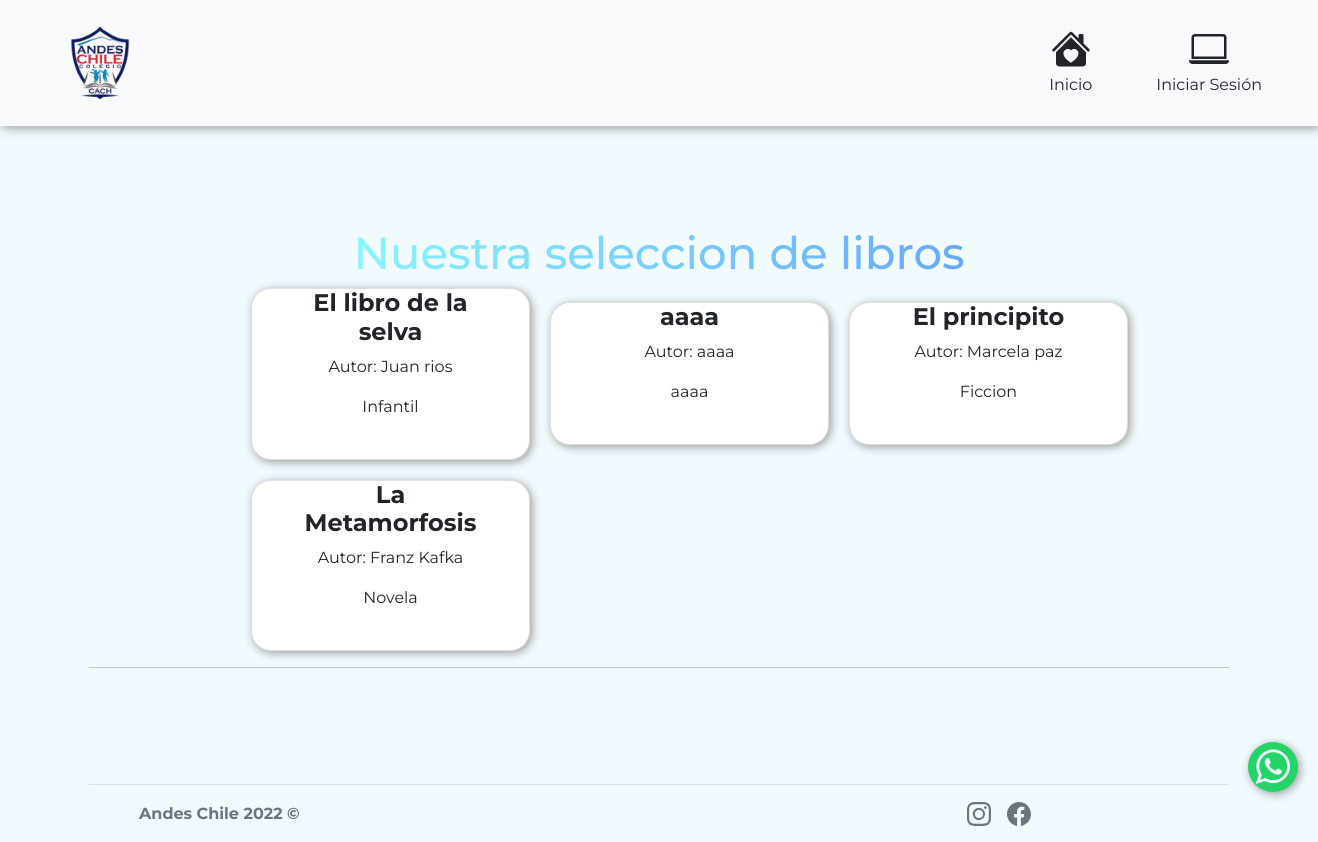
The page /biblioteca/ on the database as committed earlier.
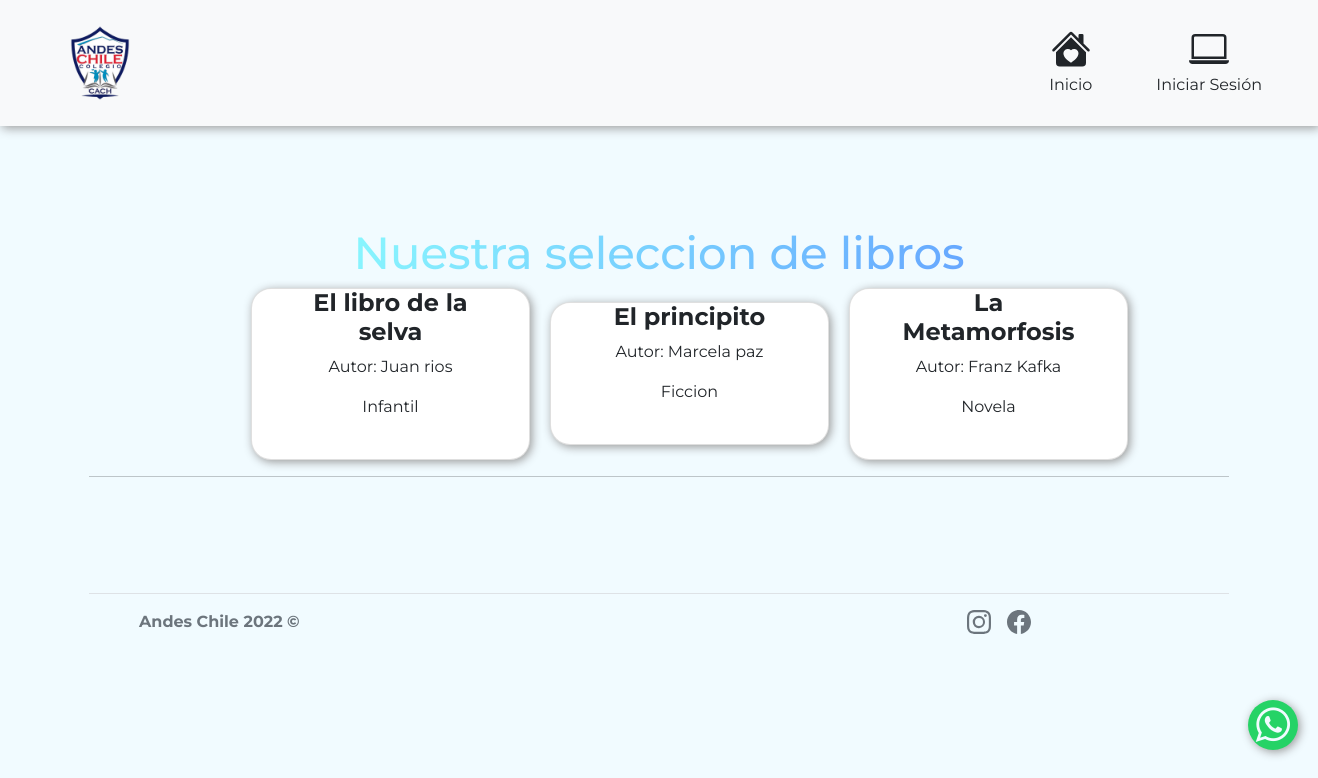
The same page on the database as committed later.
### rest_taller/models.py (models this page shows, shortened)
class Libro(models.Model):
    sku = models.AutoField(primary_key=True, verbose_name='id')
    autor = models.CharField(max_length=100,null=True, verbose_name='Nombre autor')
    nombreLibro = models.CharField(max_length=100,null=True, verbose_name='Nombre libro')
    genero = models.CharField( max_length=50,verbose_name='Nombre genero')
    dias =  models.IntegerField(verbose_name='Dias prestamo')

### biblioteca/views.py (the view)
# urls.py: path('',listar_libros,name="listar_libros"),
def listar_libros(request):
    books = Libro.objects.all()
    datos = {'listar_libros':books}
    return render(request,'biblioteca/biblioteca.html',datos)

### biblioteca/templates/biblioteca/biblioteca.html (shortened to what the changed rows need)
<!DOCTYPE html>
<html lang="es">
<head>
    {% load static %}
    <link rel="stylesheet" href="https://cdn.jsdelivr.net/npm/bootstrap-icons@1.7.2/font/bootstrap-icons.css">
    <link rel="stylesheet" href="https://stackpath.bootstrapcdn.com/font-awesome/4.7.0/css/font-awesome.min.css">
    <link href="{% static 'biblioteca/css/bootstrap.min.css'%}" rel="stylesheet">
    <link rel="stylesheet" href="{% static 'biblioteca/css/style.css'%}">
    <link rel="stylesheet" href="{% static 'biblioteca/css/styleAPI.css'%}">
</head>
<body>
    <section id="Comunidad" class="container section-padding">
        <h2 class="text-center"><span class="h2Comunidad">Nuestra seleccion de libros</span></h2>
        <div class="container-fluid align-items-center text-center" style="align-items: center;">
            <div class="row col-lg-12 contentCard " style="gap: 20px; margin-left: 150px;">
                {% for lis in listar_libros %}
                <div class="card col-lg-3 text-center align-items-center" style="align-items: center;">
                    <div class="container-fluid ">
                        <div>
                            <h4><b>{{lis.nombreLibro}}</b></h4>
                        </div>
                        <div>
                            <p>Autor: {{lis.autor}}</p>
                        </div>
                        <div>
                            <p>{{lis.genero}}</p>
                        </div>
                        <br>
                    </div>
                </div>
                {% endfor %}
            </div>
        </div>
    </section>
</body>
</html>

Rows that differ between the two databases and show on the page:
removed Libro: nombreLibro "aaaa", autor "aaaa", genero "aaaa"
